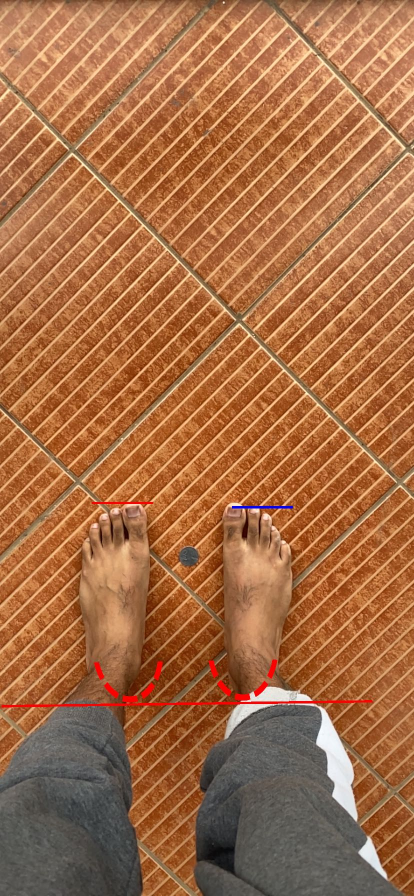
#> input picture size-of-objects/images/balcony_coin1.jpg, 828 x 1792 px, found by its file name (shown at 1/2 size)
$ python crop_images_around_feet.py
#> lines starting #> are read from the running program, lines starting #| are printed output that depends on the picture; after the words box and inside, x2 and y2 are one past the last pixel; in counts of white or black regions, pixels touching at a corner belong together; pictures that were not available may be replaced by others from this repository, and a replacement may not be noted
import glob
import os

import numpy as np
import cv2

directory = '../regression_modeldata1'
subdirs = os.listdir(directory)

rgb_weights = [0.2989, 0.5870, 0.1140]


def createMask(imagePath):
    image = cv2.imread(imagePath)
#> image is the input picture: shape (1792, 828, 3); mean B, G, R 69.5, 108.6, 165
    boundaries = [
        # ([100, 0, 0], [255, 70, 79]),
        ([0, 0, 0], [255, 0, 20])
    ]
    for (lower, upper) in boundaries:
        lower = np.array(lower, dtype="uint8")
        upper = np.array(upper, dtype="uint8")

        mask = cv2.inRange(image, lower, upper)
        output = cv2.bitwise_and(image, image, mask=mask)
        max_y = getPixelLocation(output) + 10
        crop_image = image[max_y - image.shape[1]:max_y, :, :]
        cv2.imwrite(
            '/Users/vaneesh_k/PycharmProjects/Albie_ML/size-of-objects/images/cropped/balcony_coin1_cropped.jpg',
            crop_image)
#> this loop made 1 pass
#> (output2 in getPixelLocation, max_y) on pass 1: (191 positions, rows 1012 to 1016, columns 465 to 583, 1026)
#> pass 1, in createMask, `mask = cv2.inRange(image, lower, upper)`:
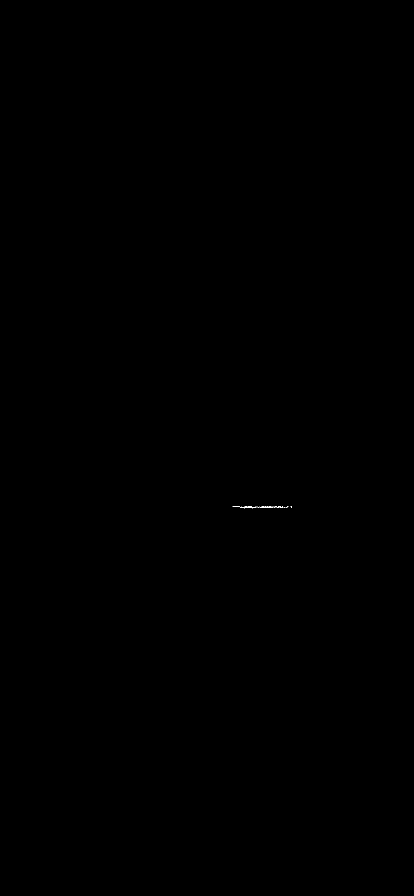
#> mask: shape (1792, 828) (shown at 1/2 size); 0.01% white in thin lines or dots, all inside (x1, y1, x2, y2) = (465, 1012, 584, 1017)
#> pass 1, in createMask, `crop_image = image[max_y - image.shape[1]:max_y, :, :]`:
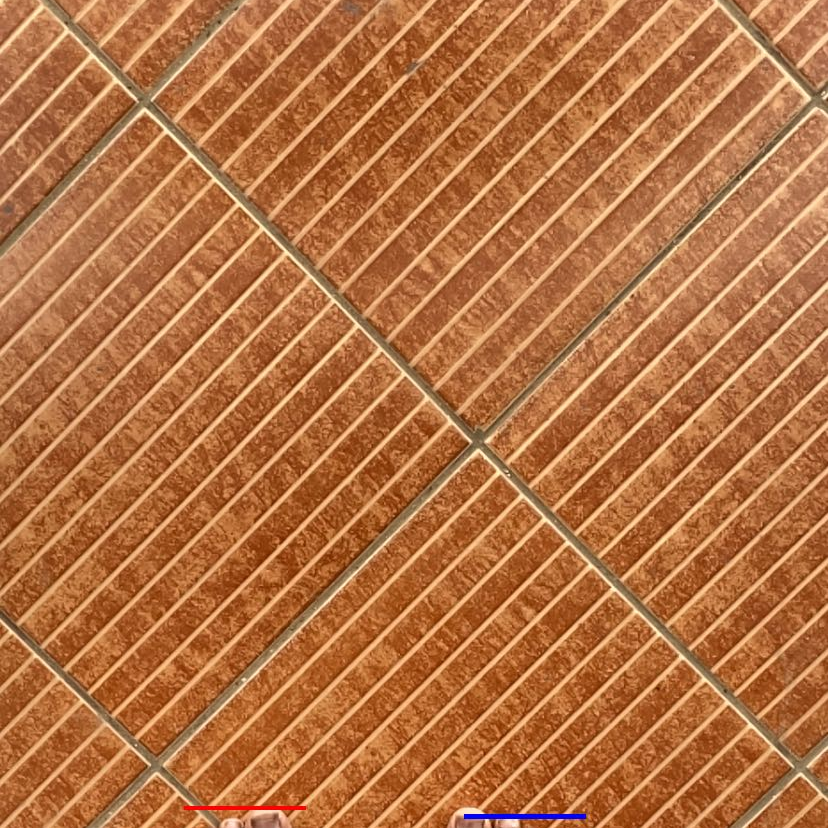
#> crop_image: shape (828, 828, 3); mean B, G, R 66.3, 113.2, 179.9
        # [4 lines of commented-out code are left out]


def getPixelLocation(mask):
    grayscale_image = np.dot(mask[..., :3], rgb_weights)
    output2 = np.where(grayscale_image != 0)
    max_y = output2[0].max()
    return max_y


# [4 lines of commented-out code are left out]
imagePath = '/Users/vaneesh_k/PycharmProjects/Albie_ML/size-of-objects/images/balcony_coin1.jpg'

createMask(imagePath)
print('Done')

$ run again, on size-of-objects/images/kumar.jpg
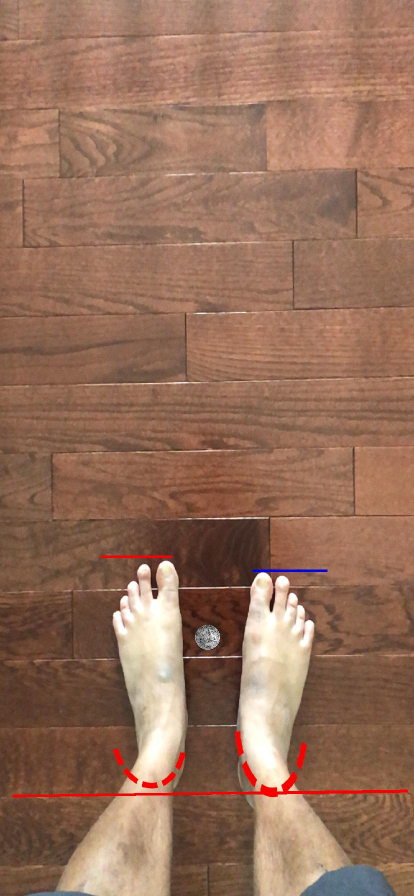
#> input picture size-of-objects/images/kumar.jpg, 828 x 1792 px, given in place of balcony_coin1.jpg, which was not available (shown at 1/2 size)
#> in createMask, image is the input picture: shape (1792, 828, 3); mean B, G, R 90.8, 111.7, 150.4
#> the loop in createMask, `for (lower, upper) in boundaries:` made 1 pass
#> (output2 in getPixelLocation, max_y) on pass 1: (99 positions, rows 1140 to 1299, columns 394 to 653, 1309)
#> pass 1, in createMask, `crop_image = image[max_y - image.shape[1]:max_y, :, :]`:
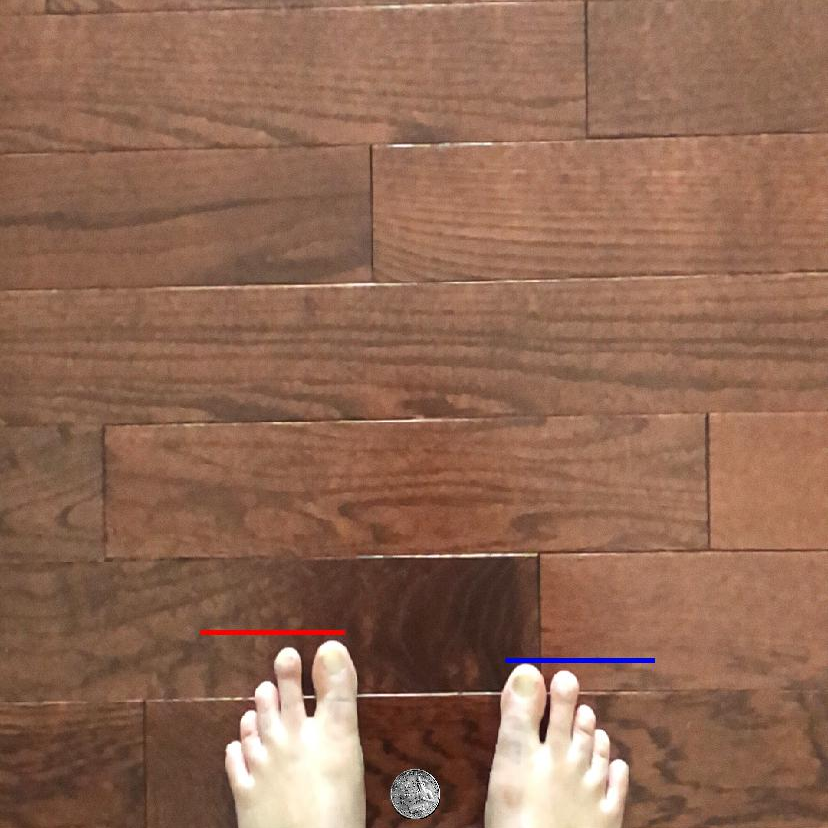
#> crop_image: shape (828, 828, 3); mean B, G, R 84.3, 105.1, 144.8
